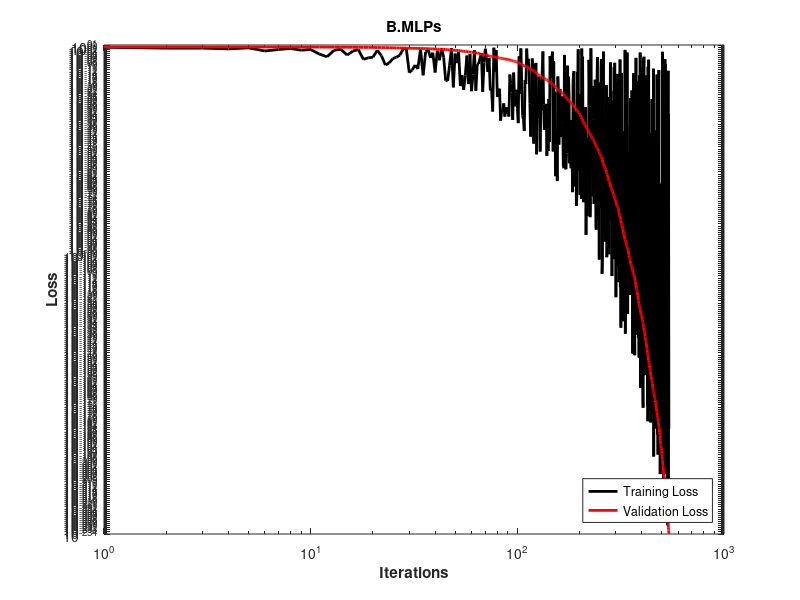
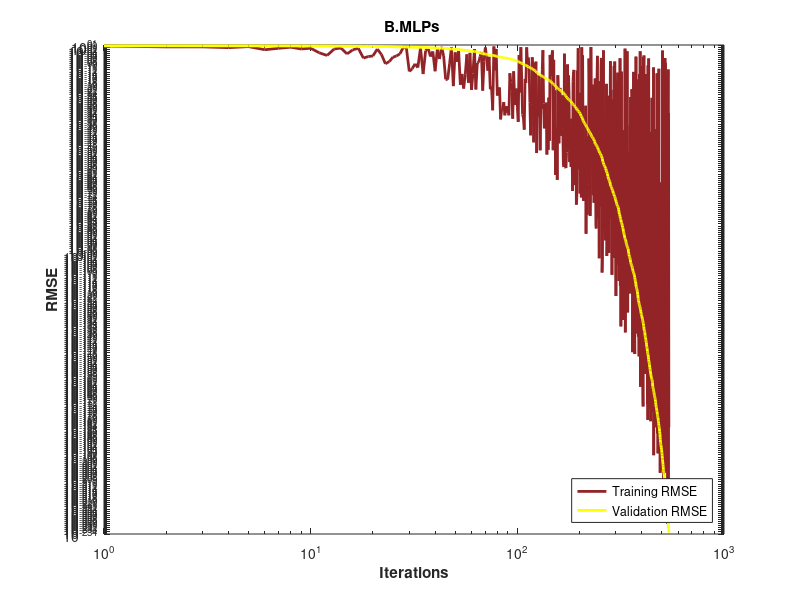
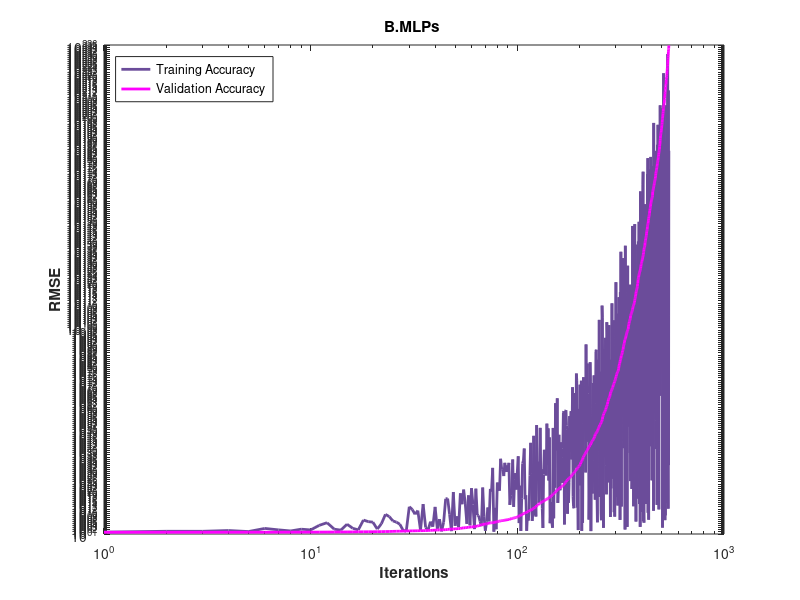

Reproduce these figures in MATLAB, in order.
clc
close all
clear all 

k =  (rand(1,541));
h = 0:540;

g = .8*exp(-k.*h); 

g1 = 1.2*exp(-sort(k).*h);

p = 3.2*exp(-k.*h); 

p1 = 4*exp(-sort(k).*h);

w = 80*exp(k.*h); 

w1 = 70*exp(sort(k).*h);

%Loss
figure(1)
loglog(g,'LineWidth',2,'Color','k')
hold on
loglog(g1,'Linewidth',2,'Color','r')
xlabel('\bf{Iterations}')
ylabel('\bf{Loss}')
legend('Training Loss','Validation Loss',...
    'Location','southeast')
title('B.MLPs')
%%RMSE 
figure(2)
loglog(p,'LineWidth',2,'Color',[146 36 40]./255)
hold on
loglog(p1,'Linewidth',2,'Color','y')
xlabel('\bf{Iterations}')
ylabel('\bf{RMSE}')
legend('Training RMSE','Validation RMSE',...
    'Location','southeast')
title('B.MLPs ')
%%Accuracy 
figure(3)
loglog(w,'LineWidth',2,'Color',[107 76 154]./255)
hold on
loglog(w1,'Linewidth',2,'Color','m')
xlabel('\bf{Iterations}')
ylabel('\bf{RMSE}')
legend('Training Accuracy','Validation Accuracy',...
    'Location','northwest')
title('B.MLPs ')

